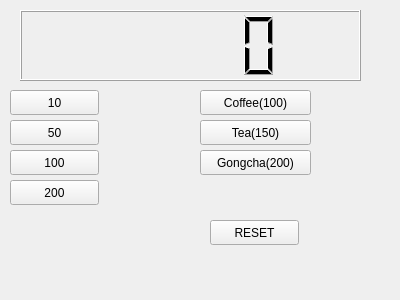
<?xml version="1.0" encoding="UTF-8"?>
<ui version="4.0">
 <class>Widget</class>
 <widget class="QWidget" name="Widget">
  <property name="geometry">
   <rect>
    <x>0</x>
    <y>0</y>
    <width>400</width>
    <height>300</height>
   </rect>
  </property>
  <property name="windowTitle">
   <string>Widget</string>
  </property>
  <widget class="QLCDNumber" name="lcdNumber">
   <property name="geometry">
    <rect>
     <x>20</x>
     <y>10</y>
     <width>341</width>
     <height>71</height>
    </rect>
   </property>
  </widget>
  <widget class="QPushButton" name="pb10">
   <property name="geometry">
    <rect>
     <x>10</x>
     <y>90</y>
     <width>89</width>
     <height>25</height>
    </rect>
   </property>
   <property name="text">
    <string>10</string>
   </property>
  </widget>
  <widget class="QPushButton" name="pb50">
   <property name="geometry">
    <rect>
     <x>10</x>
     <y>120</y>
     <width>89</width>
     <height>25</height>
    </rect>
   </property>
   <property name="text">
    <string>50</string>
   </property>
  </widget>
  <widget class="QPushButton" name="pb100">
   <property name="geometry">
    <rect>
     <x>10</x>
     <y>150</y>
     <width>89</width>
     <height>25</height>
    </rect>
   </property>
   <property name="text">
    <string>100</string>
   </property>
  </widget>
  <widget class="QPushButton" name="pb500">
   <property name="geometry">
    <rect>
     <x>10</x>
     <y>180</y>
     <width>89</width>
     <height>25</height>
    </rect>
   </property>
   <property name="text">
    <string>200</string>
   </property>
  </widget>
  <widget class="QPushButton" name="pbCoffee">
   <property name="geometry">
    <rect>
     <x>200</x>
     <y>90</y>
     <width>111</width>
     <height>25</height>
    </rect>
   </property>
   <property name="text">
    <string>Coffee(100)</string>
   </property>
  </widget>
  <widget class="QPushButton" name="pbTea">
   <property name="geometry">
    <rect>
     <x>200</x>
     <y>120</y>
     <width>111</width>
     <height>25</height>
    </rect>
   </property>
   <property name="text">
    <string>Tea(150)</string>
   </property>
  </widget>
  <widget class="QPushButton" name="pbGongcha">
   <property name="geometry">
    <rect>
     <x>200</x>
     <y>150</y>
     <width>111</width>
     <height>25</height>
    </rect>
   </property>
   <property name="text">
    <string>Gongcha(200)</string>
   </property>
  </widget>
  <widget class="QPushButton" name="reset">
   <property name="geometry">
    <rect>
     <x>210</x>
     <y>220</y>
     <width>89</width>
     <height>25</height>
    </rect>
   </property>
   <property name="text">
    <string>RESET</string>
   </property>
  </widget>
 </widget>
 <layoutdefault spacing="6" margin="11"/>
 <resources/>
 <connections/>
</ui>
